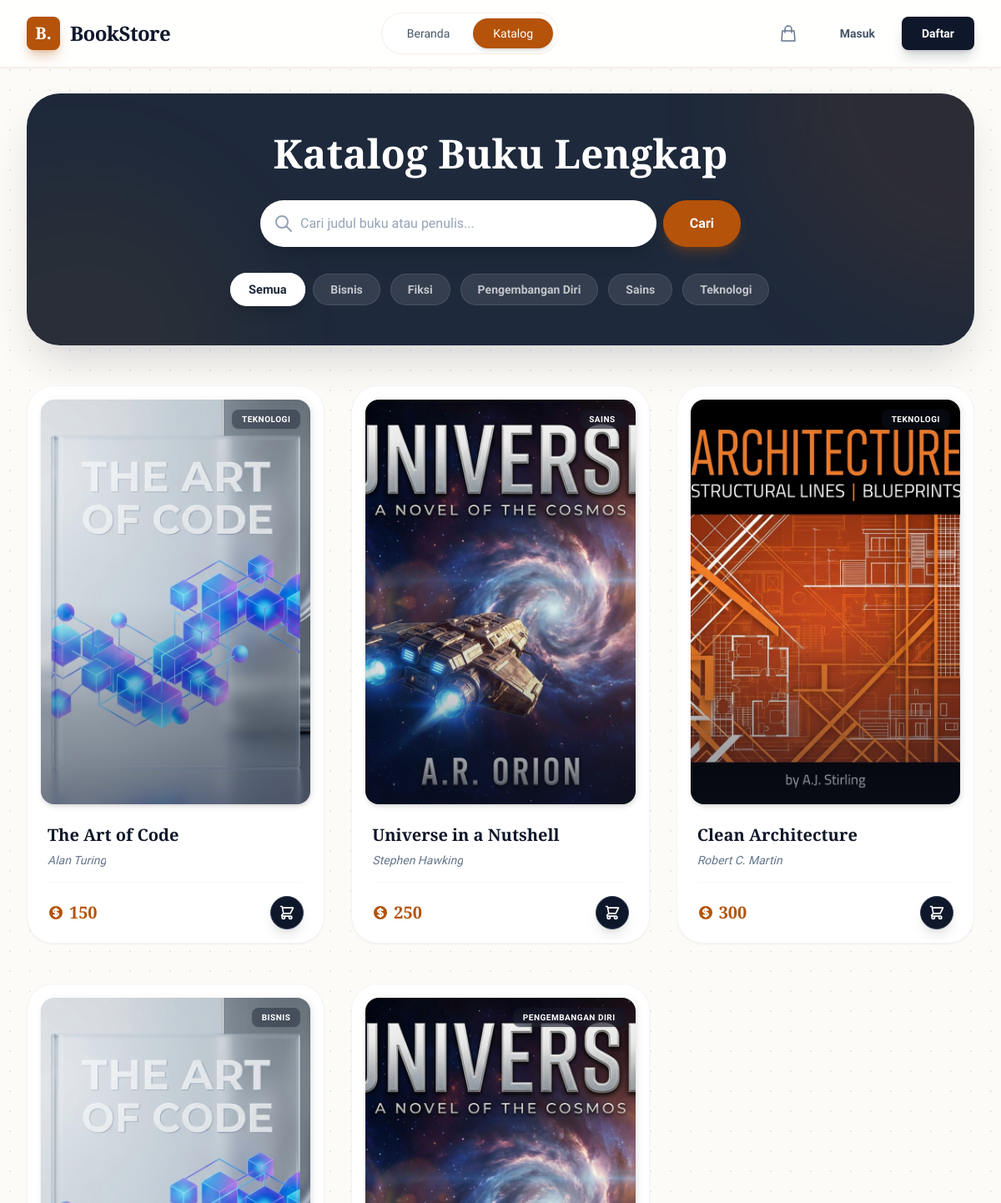
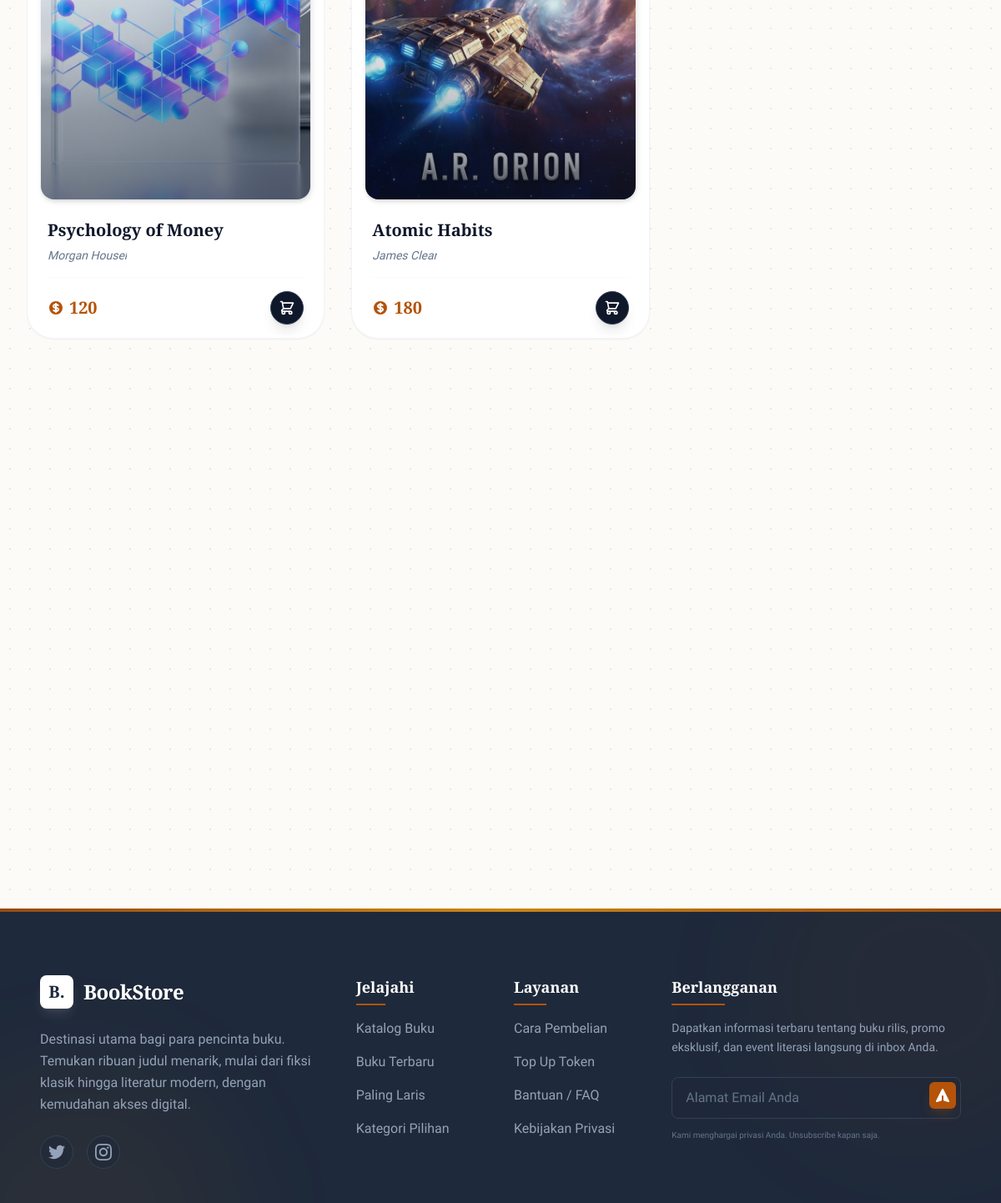
/index.php?page=catalog, run on the app's committed database (2 pictures, top to bottom).
### tables this page shows
CREATE TABLE categories (
    id INT AUTO_INCREMENT PRIMARY KEY,
    name VARCHAR(100) NOT NULL UNIQUE,
    slug VARCHAR(100) NOT NULL UNIQUE,
    description TEXT
);

CREATE TABLE books (
    id INT AUTO_INCREMENT PRIMARY KEY,
    category_id INT,
    title VARCHAR(255) NOT NULL,
    author VARCHAR(100) NOT NULL,
    isbn VARCHAR(20),
    publisher VARCHAR(100),
    pages INT,
    language VARCHAR(50) DEFAULT 'Indonesia',
    price INT NOT NULL,  
    description TEXT,
    image VARCHAR(255) DEFAULT 'default_book.png',
    rating DECIMAL(2, 1) DEFAULT 0.0,
    stock INT DEFAULT 10,
    created_at TIMESTAMP DEFAULT CURRENT_TIMESTAMP,
    FOREIGN KEY (category_id) REFERENCES categories(id) ON DELETE SET NULL
);

### includes/functions.php (called while the page is built, shortened)
<?php
function isAdmin()
{
    return isset($_SESSION['role']) && $_SESSION['role'] === 'admin';
}
?>

### pages/catalog.php (the view, shortened to what this page needs)
<?php
$categories = $pdo->query("SELECT * FROM categories ORDER BY name ASC")->fetchAll();
$search = $_GET['search'] ?? '';
$category_slug = $_GET['category'] ?? '';
$query = "SELECT b.*, c.name as category_name FROM books b LEFT JOIN categories c ON b.category_id = c.id WHERE 1=1";
$params = [];
$query .= " ORDER BY b.created_at DESC";
$stmt = $pdo->prepare($query);
$stmt->execute($params);
$books = $stmt->fetchAll();
?>
<div class="max-w-7xl mx-auto">
    <div
        class="bg-secondary rounded-[2.5rem] p-8 md:p-12 mb-12 text-center relative overflow-hidden shadow-2xl shadow-secondary/20">
        <div
            class="absolute top-0 right-0 w-[500px] h-[500px] bg-primary/10 rounded-full -translate-y-1/2 translate-x-1/2 blur-3xl pointer-events-none">
        </div>
        <div
            class="absolute bottom-0 left-0 w-[400px] h-[400px] bg-accent/5 rounded-full translate-y-1/2 -translate-x-1/3 blur-3xl pointer-events-none">
        </div>
        <h2 class="text-3xl md:text-5xl font-serif font-bold text-white mb-8 relative z-10 leading-tight">
            Katalog Buku Lengkap
        </h2>
        <form method="GET" class="max-w-xl mx-auto relative z-10 flex gap-2 mb-8">
            <div class="relative flex-1">
                <input type="text" name="search" value="<?= htmlspecialchars($search) ?>"
                    placeholder="Cari judul buku atau penulis..."
                    class="w-full pl-12 pr-4 py-4 rounded-full border-none focus:ring-4 focus:ring-primary/30 text-slate-800 font-medium placeholder-slate-400 shadow-xl transition-all outline-none">
                <div class="absolute left-4 top-1/2 -translate-y-1/2 text-slate-400">
                    <svg xmlns="http://www.w3.org/2000/svg" class="h-6 w-6" fill="none" viewBox="0 0 24 24"
                        stroke="currentColor">
                        <path stroke-linecap="round" stroke-linejoin="round" stroke-width="2"
                            d="M21 21l-6-6m2-5a7 7 0 11-14 0 7 7 0 0114 0z" />
                    </svg>
                </div>
            </div>
            <button type="submit"
                class="px-8 py-4 bg-primary text-white font-bold rounded-full hover:bg-amber-600 transition-colors shadow-lg shadow-primary/30">
                Cari
            </button>
        </form>
        <div class="relative z-10 max-w-4xl mx-auto">
            <div class="flex flex-wrap justify-center gap-3">
                <a href="index.php?page=catalog"
                    class="px-5 py-2 rounded-full text-sm font-bold transition-all border <?= empty($category_slug) ? 'bg-white text-secondary border-white shadow-lg transform scale-105' : 'bg-white/10 text-white/70 border-white/10 hover:bg-white/20 hover:text-white' ?>">
                    Semua
                </a>
                <?php foreach ($categories as $cat): ?>
                    <a href="index.php?page=catalog&category=<?= $cat['slug'] ?>"
                        class="px-5 py-2 rounded-full text-sm font-bold transition-all border <?= $category_slug === $cat['slug'] ? 'bg-white text-secondary border-white shadow-lg transform scale-105' : 'bg-white/10 text-white/70 border-white/10 hover:bg-white/20 hover:text-white' ?>">
                        <?= htmlspecialchars($cat['name']) ?>
                    </a>
                <?php endforeach; ?>
            </div>
        </div>
    </div>
    <?php if (empty($books)): ?>
        <div class="text-center py-20 bg-slate-50 rounded-[3rem] border-2 border-dashed border-slate-200">
            <div class="w-24 h-24 bg-slate-100 rounded-full flex items-center justify-center mx-auto mb-6">
                <svg xmlns="http://www.w3.org/2000/svg" class="h-10 w-10 text-slate-400" fill="none" viewBox="0 0 24 24"
                    stroke="currentColor">
                    <path stroke-linecap="round" stroke-linejoin="round" stroke-width="2"
                        d="M12 6.253v13m0-13C10.832 5.477 9.246 5 7.5 5S4.168 5.477 3 6.253v13C4.168 18.477 5.754 18 7.5 18s3.332.477 4.5 1.253m0-13C13.168 5.477 14.754 5 16.5 5c1.747 0 3.332.477 4.5 1.253v13C19.832 18.477 18.247 18 16.5 18c-1.746 0-3.332.477-4.5 1.253" />
                </svg>
            </div>
            <p class="text-2xl text-slate-800 font-bold mb-2">Tidak ada buku ditemukan</p>
            <p class="text-slate-500 max-w-md mx-auto">
                Coba cari dengan kata kunci lain atau pilih kategori yang berbeda.
            </p>
            <a href="index.php?page=catalog"
                class="inline-block mt-6 px-6 py-2 bg-slate-900 text-white rounded-full font-bold hover:bg-slate-800 transition-colors">
                Reset Filter
            </a>
        </div>
    <?php else: ?>
        <div class="grid grid-cols-1 sm:grid-cols-2 lg:grid-cols-3 xl:grid-cols-4 gap-x-8 gap-y-12 mb-12">
            <?php foreach ($books as $book): ?>
                <div class="group relative">
                    <div
                        class="bg-white rounded-[2rem] p-4 shadow-sm border border-slate-100 hover:shadow-book-hover hover:-translate-y-2 transition-all duration-500 flex flex-col h-full relative z-10 group-hover:border-primary/20">
                        <div
                            class="relative aspect-[2/3] rounded-2xl overflow-hidden mb-6 shadow-book group-hover:shadow-2xl transition-all duration-500 bg-slate-100">
                            <?php if (!empty($book['category_name'])): ?>
                                <div
                                    class="absolute top-3 right-3 px-3 py-1 bg-slate-900/40 backdrop-blur-md text-white text-[10px] font-bold uppercase tracking-wider rounded-lg shadow-sm z-20">
                                    <?= htmlspecialchars($book['category_name']) ?>
                                </div>
                            <?php endif; ?>
                        </div>
                        <div class="flex flex-col flex-1 px-2">
                            <div class="mb-4">
                                <h3
                                    class="font-serif font-bold text-xl text-slate-900 leading-tight mb-2 line-clamp-2 group-hover:text-primary transition-colors">
                                    <a href="index.php?page=detail&id=<?= $book['id'] ?>">
                                        <?= htmlspecialchars($book['title']) ?>
                                    </a>
                                </h3>
                                <div class="flex items-center gap-2">
                                    <p class="text-slate-500 text-sm italic font-sans truncate">
                                        <?= htmlspecialchars($book['author']) ?>
                                    </p>
                                </div>
                            </div>
                            <div class="mt-auto pt-4 border-t border-slate-50 flex items-center justify-between gap-4">
                                <div>
                                    <div class="flex items-center gap-1.5 text-primary">
                                        <span class="text-xl font-serif font-bold"><?= number_format($book['price']) ?></span>
                                    </div>
                                </div>
                                <?php if (!isAdmin()): ?>
                                    <form action="index.php?page=cart_action" method="POST">
                                        <button type="submit"
                                            class="w-10 h-10 rounded-full bg-slate-900 border border-slate-700 text-white flex items-center justify-center hover:bg-primary hover:border-primary transition-all duration-300 shadow-lg hover:shadow-xl hover:-translate-y-1 group/btn"
                                            title="Tambah ke Keranjang">
                                        </button>
                                    </form>
                                <?php endif; ?>
                            </div>
                        </div>
                    </div>
                </div>
            <?php endforeach; ?>
        </div>
    <?php endif; ?>
</div>

### includes/header.php (style rules this page uses)
body { font-family: 'Plus Jakarta Sans', sans-serif; background-color: #fdfbf7; background-image: radial-gradient(#e5e7eb 1px, transparent 1px); background-size: 24px 24px; }
h1, h2, h3, h4, h5, h6 { font-family: 'Playfair Display', serif; }

### data on the page
categories: name "Bisnis"
categories: name "Fiksi"
categories: name "Pengembangan Diri"
categories: name "Sains"
categories: name "Teknologi"
books: category.name "TEKNOLOGI", title "The Art of Code", author "Alan Turing", price "150"
books: category.name "SAINS", title "Universe in a Nutshell", author "Stephen Hawking", price "250"
books: category.name "TEKNOLOGI", title "Clean Architecture", author "Robert C. Martin", price "300"
books: category.name "BISNIS", title "Psychology of Money", author "Morgan Housel", price "120"
books: category.name "PENGEMBANGAN DIRI", title "Atomic Habits", author "James Clear", price "180"
